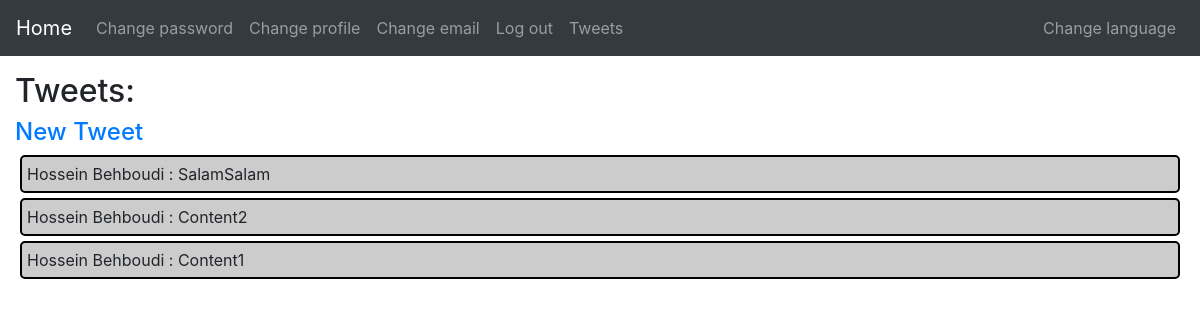
The page /twitter/ (signed in) on the database its author committed.
### twitter/models.py (models this page shows)
class Tweet(models.Model):
    title = models.CharField(max_length=50)
    content = models.CharField(max_length=240)
    owner = models.ForeignKey(User, on_delete=models.CASCADE)
    created_date_time = models.DateTimeField(default=timezone.now)
    deleted = models.BooleanField(default=False)
    class Meta:
        ordering = ['-created_date_time', "title"]

### twitter/views.py (the view)
# urls.py: path('', Tweets.as_view(), name='tweets'),
class Tweets(LoginRequiredMixin, ListView):
    template_name = 'Tweet.html'
    context_object_name = 'posts'
    def get_queryset(self):
        return Tweet.objects.filter(deleted=False)

### twitter/templates/Tweet.html
{% extends 'layouts/default/page.html' %}
{% load bootstrap4 %}
{% load i18n %}
{% block content %}
    <h2>{% trans 'Tweets:' %}</h2>
    <h4><a href={% url 'tweet_create' %}> New Tweet</a></h4>
    {% for post in posts %}
        <p style="border: solid 2px black; margin: 5px; padding: 5px; border-radius: 5px; background-color: #cccccc">
            {{ post.owner.first_name }} {{ post.owner.last_name }} : {{ post.content }}
        </p>
    {% endfor %}
{% endblock %}

### rows shown on the page
Tweet: owner.first_name "Hossein", owner.last_name "Behboudi", content "SalamSalam"
Tweet: owner.first_name "Hossein", owner.last_name "Behboudi", content "Content2"
Tweet: owner.first_name "Hossein", owner.last_name "Behboudi", content "Content1"
